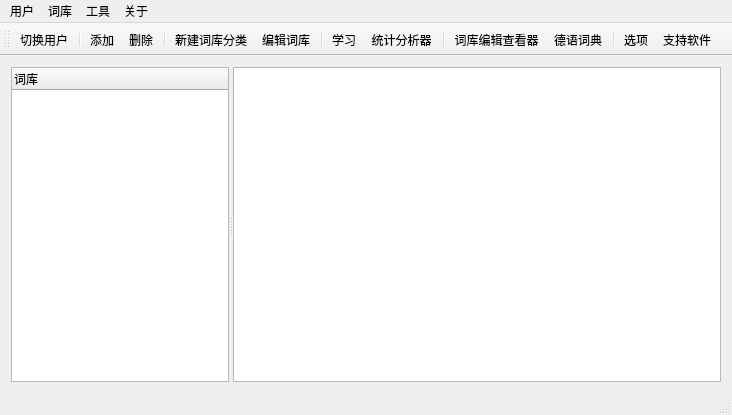
<?xml version="1.0" encoding="UTF-8"?>
<ui version="4.0">
 <class>MainWindow</class>
 <widget class="QMainWindow" name="MainWindow">
  <property name="geometry">
   <rect>
    <x>0</x>
    <y>0</y>
    <width>732</width>
    <height>415</height>
   </rect>
  </property>
  <property name="windowTitle">
   <string>MainWindow</string>
  </property>
  <widget class="QWidget" name="centralWidget">
   <layout class="QGridLayout" name="gridLayout">
    <item row="0" column="0">
     <widget class="QSplitter" name="splitter">
      <property name="maximumSize">
       <size>
        <width>16777215</width>
        <height>16777215</height>
       </size>
      </property>
      <property name="orientation">
       <enum>Qt::Horizontal</enum>
      </property>
      <widget class="QTreeWidget" name="treeWidget">
       <property name="sizePolicy">
        <sizepolicy hsizetype="Expanding" vsizetype="Expanding">
         <horstretch>0</horstretch>
         <verstretch>0</verstretch>
        </sizepolicy>
       </property>
       <property name="minimumSize">
        <size>
         <width>50</width>
         <height>0</height>
        </size>
       </property>
       <property name="maximumSize">
        <size>
         <width>218</width>
         <height>16777215</height>
        </size>
       </property>
       <property name="focusPolicy">
        <enum>Qt::TabFocus</enum>
       </property>
       <property name="contextMenuPolicy">
        <enum>Qt::CustomContextMenu</enum>
       </property>
       <property name="layoutDirection">
        <enum>Qt::LeftToRight</enum>
       </property>
       <property name="verticalScrollMode">
        <enum>QAbstractItemView::ScrollPerItem</enum>
       </property>
       <property name="sortingEnabled">
        <bool>false</bool>
       </property>
       <property name="allColumnsShowFocus">
        <bool>false</bool>
       </property>
       <column>
        <property name="text">
         <string>词库</string>
        </property>
        <property name="icon">
         <iconset resource="rc.qrc">
          <normaloff>:/new/prefix2/rc/kontact.png</normaloff>:/new/prefix2/rc/kontact.png</iconset>
        </property>
       </column>
      </widget>
      <widget class="QTableWidget" name="tableWidget">
       <property name="sizePolicy">
        <sizepolicy hsizetype="Expanding" vsizetype="Expanding">
         <horstretch>0</horstretch>
         <verstretch>0</verstretch>
        </sizepolicy>
       </property>
       <property name="focusPolicy">
        <enum>Qt::TabFocus</enum>
       </property>
       <property name="contextMenuPolicy">
        <enum>Qt::CustomContextMenu</enum>
       </property>
       <property name="editTriggers">
        <set>QAbstractItemView::NoEditTriggers</set>
       </property>
       <property name="alternatingRowColors">
        <bool>true</bool>
       </property>
       <property name="selectionBehavior">
        <enum>QAbstractItemView::SelectRows</enum>
       </property>
       <property name="textElideMode">
        <enum>Qt::ElideMiddle</enum>
       </property>
       <property name="sortingEnabled">
        <bool>false</bool>
       </property>
       <attribute name="horizontalHeaderCascadingSectionResizes">
        <bool>false</bool>
       </attribute>
       <attribute name="horizontalHeaderShowSortIndicator" stdset="0">
        <bool>false</bool>
       </attribute>
       <attribute name="horizontalHeaderStretchLastSection">
        <bool>true</bool>
       </attribute>
       <attribute name="verticalHeaderVisible">
        <bool>false</bool>
       </attribute>
      </widget>
     </widget>
    </item>
   </layout>
  </widget>
  <widget class="QMenuBar" name="menuBar">
   <property name="geometry">
    <rect>
     <x>0</x>
     <y>0</y>
     <width>732</width>
     <height>23</height>
    </rect>
   </property>
   <widget class="QMenu" name="menu">
    <property name="title">
     <string>用户</string>
    </property>
    <addaction name="action_ChgUser"/>
    <addaction name="separator"/>
    <addaction name="action_Quit"/>
   </widget>
   <widget class="QMenu" name="menu_2">
    <property name="title">
     <string>词库</string>
    </property>
    <addaction name="action_Learn"/>
    <addaction name="action_Edit"/>
    <addaction name="separator"/>
    <addaction name="action_Add"/>
    <addaction name="action_Delete"/>
   </widget>
   <widget class="QMenu" name="menu_3">
    <property name="title">
     <string>工具</string>
    </property>
    <addaction name="action_BookeEditor"/>
    <addaction name="action_Analysis"/>
    <addaction name="action_Dict"/>
    <addaction name="separator"/>
    <addaction name="action_Options"/>
   </widget>
   <widget class="QMenu" name="menu_4">
    <property name="title">
     <string>关于</string>
    </property>
    <addaction name="action_Help"/>
    <addaction name="action_Support"/>
    <addaction name="separator"/>
    <addaction name="action_AboutQT"/>
    <addaction name="action_About"/>
   </widget>
   <addaction name="menu"/>
   <addaction name="menu_2"/>
   <addaction name="menu_3"/>
   <addaction name="menu_4"/>
  </widget>
  <widget class="QToolBar" name="mainToolBar">
   <attribute name="toolBarArea">
    <enum>TopToolBarArea</enum>
   </attribute>
   <attribute name="toolBarBreak">
    <bool>false</bool>
   </attribute>
   <addaction name="action_ChgUser"/>
   <addaction name="separator"/>
   <addaction name="action_Add"/>
   <addaction name="action_Delete"/>
   <addaction name="separator"/>
   <addaction name="action_addClass"/>
   <addaction name="action_Edit"/>
   <addaction name="separator"/>
   <addaction name="action_Learn"/>
   <addaction name="action_Analysis"/>
   <addaction name="separator"/>
   <addaction name="action_BookeEditor"/>
   <addaction name="action_Dict"/>
   <addaction name="separator"/>
   <addaction name="action_Options"/>
   <addaction name="action_Support"/>
  </widget>
  <widget class="QStatusBar" name="statusBar"/>
  <action name="action_ChgUser">
   <property name="icon">
    <iconset resource="rc.qrc">
     <normaloff>:/new/prefix1/rc/actions/switchuser.png</normaloff>:/new/prefix1/rc/actions/switchuser.png</iconset>
   </property>
   <property name="text">
    <string>切换用户</string>
   </property>
   <property name="toolTip">
    <string>切换到另一用户或新建用户</string>
   </property>
   <property name="statusTip">
    <string>切换用户</string>
   </property>
   <property name="shortcut">
    <string>Ctrl+Alt+C</string>
   </property>
  </action>
  <action name="action_Quit">
   <property name="icon">
    <iconset resource="rc.qrc">
     <normaloff>:/new/prefix1/rc/actions/system_shutdown.png</normaloff>:/new/prefix1/rc/actions/system_shutdown.png</iconset>
   </property>
   <property name="text">
    <string>退出</string>
   </property>
   <property name="toolTip">
    <string>退出德语背单词软件</string>
   </property>
   <property name="statusTip">
    <string>退出</string>
   </property>
   <property name="shortcut">
    <string>Ctrl+Q</string>
   </property>
  </action>
  <action name="action_Learn">
   <property name="icon">
    <iconset resource="rc.qrc">
     <normaloff>:/new/prefix1/rc/actions/start.png</normaloff>:/new/prefix1/rc/actions/start.png</iconset>
   </property>
   <property name="text">
    <string>学习</string>
   </property>
   <property name="toolTip">
    <string>学习新单词</string>
   </property>
   <property name="statusTip">
    <string>学习</string>
   </property>
   <property name="shortcut">
    <string>Ctrl+L</string>
   </property>
  </action>
  <action name="action_Delete">
   <property name="icon">
    <iconset resource="rc.qrc">
     <normaloff>:/new/prefix1/rc/actions/vcs_remove.png</normaloff>:/new/prefix1/rc/actions/vcs_remove.png</iconset>
   </property>
   <property name="text">
    <string>删除</string>
   </property>
   <property name="toolTip">
    <string>移除一个词库</string>
   </property>
   <property name="statusTip">
    <string>删除词库</string>
   </property>
   <property name="shortcut">
    <string>Ctrl+Alt+D</string>
   </property>
  </action>
  <action name="action_Edit">
   <property name="icon">
    <iconset resource="rc.qrc">
     <normaloff>:/new/prefix1/rc/actions/edit.png</normaloff>:/new/prefix1/rc/actions/edit.png</iconset>
   </property>
   <property name="text">
    <string>编辑词库</string>
   </property>
   <property name="toolTip">
    <string>编辑一个词库</string>
   </property>
   <property name="statusTip">
    <string>编辑词库</string>
   </property>
   <property name="shortcut">
    <string>Ctrl+Alt+E</string>
   </property>
  </action>
  <action name="action_Add">
   <property name="icon">
    <iconset resource="rc.qrc">
     <normaloff>:/new/prefix1/rc/actions/vcs_add.png</normaloff>:/new/prefix1/rc/actions/vcs_add.png</iconset>
   </property>
   <property name="text">
    <string>添加</string>
   </property>
   <property name="toolTip">
    <string>添加新词库</string>
   </property>
   <property name="statusTip">
    <string>添加词库</string>
   </property>
   <property name="shortcut">
    <string>Ctrl+Alt+A</string>
   </property>
  </action>
  <action name="action_Analysis">
   <property name="icon">
    <iconset resource="rc.qrc">
     <normaloff>:/new/prefix1/rc/actions/view_statistics.png</normaloff>:/new/prefix1/rc/actions/view_statistics.png</iconset>
   </property>
   <property name="text">
    <string>统计分析器</string>
   </property>
   <property name="toolTip">
    <string>启动统计分析器</string>
   </property>
   <property name="statusTip">
    <string>统计分析</string>
   </property>
   <property name="shortcut">
    <string>Ctrl+A</string>
   </property>
  </action>
  <action name="action_BookeEditor">
   <property name="icon">
    <iconset resource="rc.qrc">
     <normaloff>:/new/prefix2/rc/edit.ico</normaloff>:/new/prefix2/rc/edit.ico</iconset>
   </property>
   <property name="text">
    <string>词库编辑查看器</string>
   </property>
   <property name="toolTip">
    <string>启动词库编辑查看器</string>
   </property>
   <property name="statusTip">
    <string>打开词库编辑查看器</string>
   </property>
   <property name="shortcut">
    <string>Ctrl+E</string>
   </property>
  </action>
  <action name="action_Options">
   <property name="icon">
    <iconset resource="rc.qrc">
     <normaloff>:/new/prefix1/rc/actions/tool.png</normaloff>:/new/prefix1/rc/actions/tool.png</iconset>
   </property>
   <property name="text">
    <string>选项</string>
   </property>
   <property name="toolTip">
    <string>软件的配置选项</string>
   </property>
   <property name="statusTip">
    <string>打开选项窗口</string>
   </property>
   <property name="shortcut">
    <string>Ctrl+Alt+P</string>
   </property>
  </action>
  <action name="action_Help">
   <property name="icon">
    <iconset resource="rc.qrc">
     <normaloff>:/new/prefix1/rc/actions/help_contents.png</normaloff>:/new/prefix1/rc/actions/help_contents.png</iconset>
   </property>
   <property name="text">
    <string>帮助文档</string>
   </property>
   <property name="toolTip">
    <string>查看软件使用的帮助文档</string>
   </property>
   <property name="statusTip">
    <string>打开帮助文档</string>
   </property>
   <property name="shortcut">
    <string>Ctrl+Alt+H</string>
   </property>
  </action>
  <action name="action_Support">
   <property name="icon">
    <iconset resource="rc.qrc">
     <normaloff>:/new/prefix2/rc/love.png</normaloff>:/new/prefix2/rc/love.png</iconset>
   </property>
   <property name="text">
    <string>支持软件</string>
   </property>
   <property name="toolTip">
    <string>支持软件的开发</string>
   </property>
   <property name="statusTip">
    <string>支持软件的开发</string>
   </property>
   <property name="whatsThis">
    <string>支持软件的开发</string>
   </property>
   <property name="shortcut">
    <string>Ctrl+Alt+S</string>
   </property>
  </action>
  <action name="action_About">
   <property name="icon">
    <iconset resource="rc.qrc">
     <normaloff>:/new/prefix2/rc/ansle.png</normaloff>:/new/prefix2/rc/ansle.png</iconset>
   </property>
   <property name="text">
    <string>关于软件</string>
   </property>
   <property name="toolTip">
    <string>关于软件和作者</string>
   </property>
   <property name="statusTip">
    <string>打开关于软件</string>
   </property>
  </action>
  <action name="action_AboutQT">
   <property name="icon">
    <iconset resource="rc.qrc">
     <normaloff>:/new/prefix1/rc/actions/qt-logo.png</normaloff>:/new/prefix1/rc/actions/qt-logo.png</iconset>
   </property>
   <property name="text">
    <string>关于Qt</string>
   </property>
   <property name="toolTip">
    <string>关于Qt</string>
   </property>
   <property name="statusTip">
    <string>打开关于Qt窗口</string>
   </property>
  </action>
  <action name="action_addClass">
   <property name="icon">
    <iconset resource="rc.qrc">
     <normaloff>:/new/prefix1/rc/actions/archive_insert.png</normaloff>:/new/prefix1/rc/actions/archive_insert.png</iconset>
   </property>
   <property name="text">
    <string>新建词库分类</string>
   </property>
   <property name="toolTip">
    <string>新建词库分类</string>
   </property>
   <property name="statusTip">
    <string>新建词库分类</string>
   </property>
   <property name="shortcut">
    <string>Alt+A</string>
   </property>
  </action>
  <action name="action_deleteClass">
   <property name="icon">
    <iconset resource="rc.qrc">
     <normaloff>:/new/prefix1/rc/actions/archive_remove.png</normaloff>:/new/prefix1/rc/actions/archive_remove.png</iconset>
   </property>
   <property name="text">
    <string>删除该分类</string>
   </property>
   <property name="toolTip">
    <string>删除该分类</string>
   </property>
   <property name="statusTip">
    <string>删除该分类</string>
   </property>
   <property name="shortcut">
    <string>Alt+D</string>
   </property>
  </action>
  <action name="action_addNewBook">
   <property name="icon">
    <iconset resource="rc.qrc">
     <normaloff>:/new/prefix1/rc/actions/add.png</normaloff>:/new/prefix1/rc/actions/add.png</iconset>
   </property>
   <property name="text">
    <string>添加新词库</string>
   </property>
   <property name="toolTip">
    <string>添加新词库</string>
   </property>
   <property name="statusTip">
    <string>添加新词库</string>
   </property>
   <property name="shortcut">
    <string>Shift+A</string>
   </property>
  </action>
  <action name="action_deleteBook">
   <property name="icon">
    <iconset resource="rc.qrc">
     <normaloff>:/new/prefix1/rc/actions/remove.png</normaloff>:/new/prefix1/rc/actions/remove.png</iconset>
   </property>
   <property name="text">
    <string>删除该词库</string>
   </property>
   <property name="toolTip">
    <string>删除该词库</string>
   </property>
   <property name="statusTip">
    <string>删除该词库</string>
   </property>
   <property name="shortcut">
    <string>Shift+D</string>
   </property>
  </action>
  <action name="action_editItem">
   <property name="icon">
    <iconset resource="rc.qrc">
     <normaloff>:/new/prefix1/rc/actions/edit_rename.png</normaloff>:/new/prefix1/rc/actions/edit_rename.png</iconset>
   </property>
   <property name="text">
    <string>编辑该条目</string>
   </property>
   <property name="toolTip">
    <string>编辑该条目</string>
   </property>
   <property name="statusTip">
    <string>编辑该条目</string>
   </property>
   <property name="shortcut">
    <string>Shift+E</string>
   </property>
  </action>
  <action name="action_refresh">
   <property name="icon">
    <iconset resource="rc.qrc">
     <normaloff>:/new/prefix1/rc/actions/view_refresh.png</normaloff>:/new/prefix1/rc/actions/view_refresh.png</iconset>
   </property>
   <property name="text">
    <string>刷新词库列表</string>
   </property>
   <property name="toolTip">
    <string>刷新词库列表</string>
   </property>
   <property name="statusTip">
    <string>刷新词库列表</string>
   </property>
   <property name="shortcut">
    <string>Ctrl+Alt+F</string>
   </property>
  </action>
  <action name="action_Review">
   <property name="icon">
    <iconset resource="rc.qrc">
     <normaloff>:/new/prefix1/rc/actions/player_time.png</normaloff>:/new/prefix1/rc/actions/player_time.png</iconset>
   </property>
   <property name="text">
    <string>复习</string>
   </property>
   <property name="toolTip">
    <string>复习学过的单词</string>
   </property>
   <property name="statusTip">
    <string>复习学过的单词</string>
   </property>
  </action>
  <action name="action_Dict">
   <property name="icon">
    <iconset resource="rc.qrc">
     <normaloff>:/new/prefix2/rc/book2.png</normaloff>:/new/prefix2/rc/book2.png</iconset>
   </property>
   <property name="text">
    <string>德语词典</string>
   </property>
   <property name="toolTip">
    <string>启动德语电子词典</string>
   </property>
   <property name="statusTip">
    <string>将词库作为电子词典</string>
   </property>
   <property name="shortcut">
    <string>Ctrl+D</string>
   </property>
  </action>
 </widget>
 <layoutdefault spacing="6" margin="11"/>
 <resources>
  <include location="rc.qrc"/>
 </resources>
 <connections/>
</ui>
